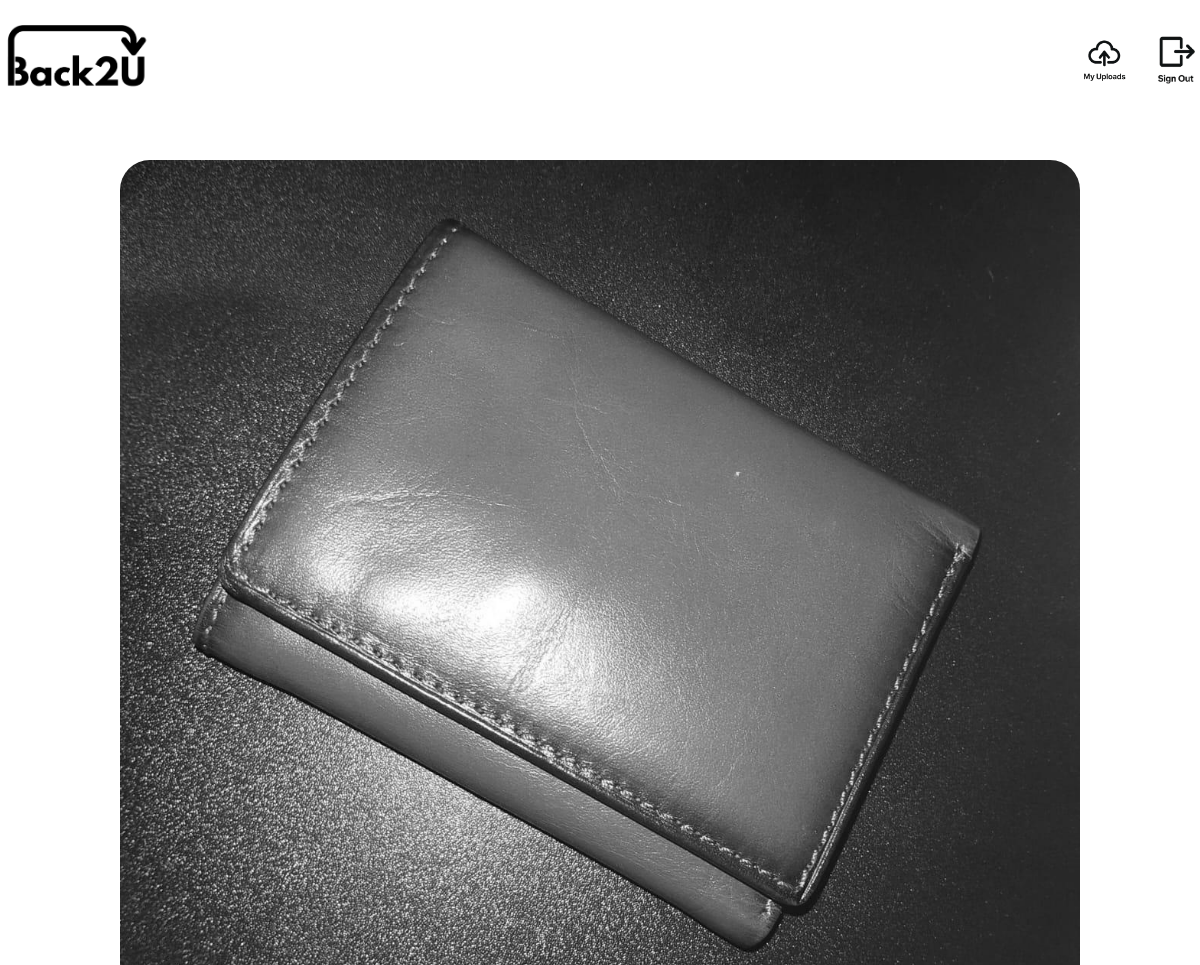
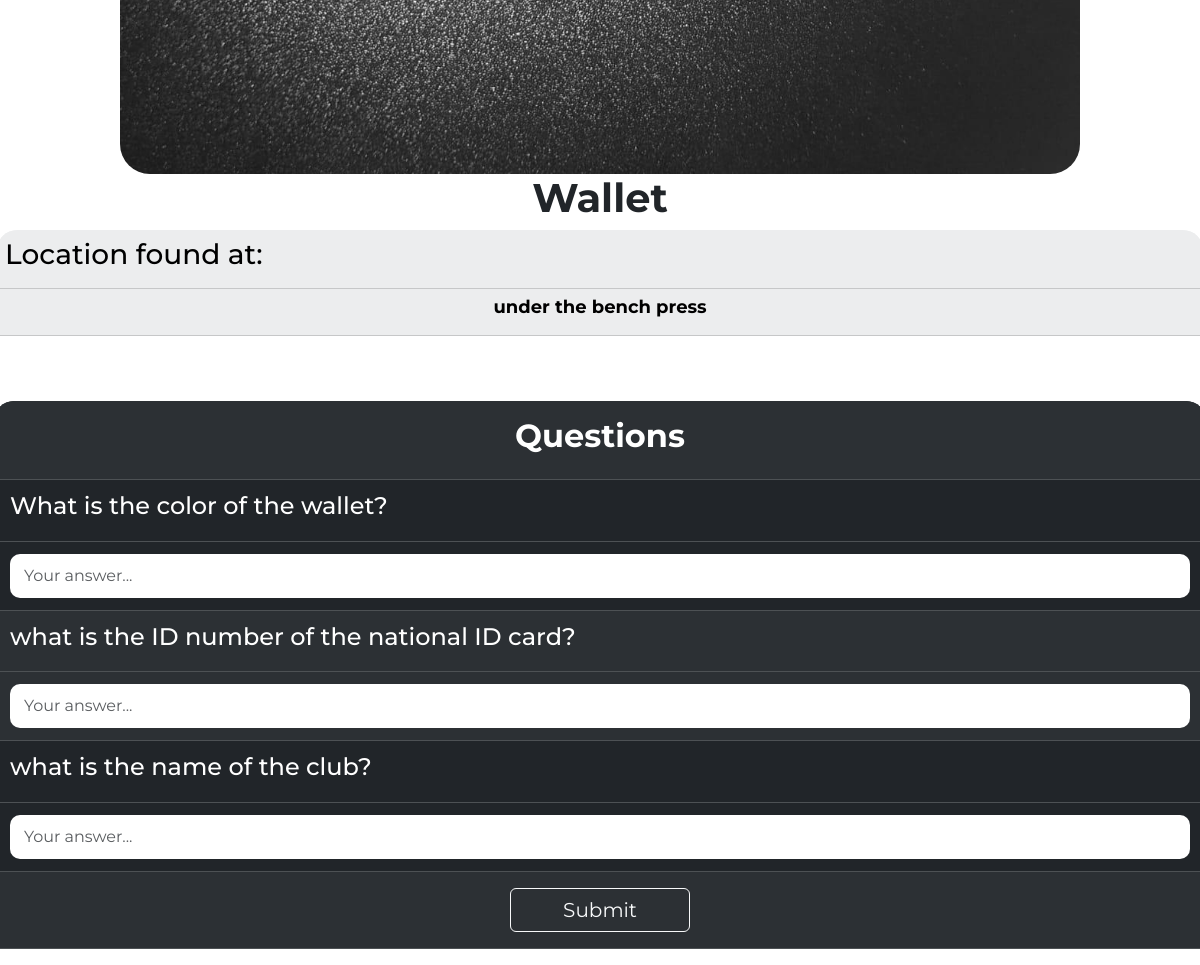
The page /viewingpage?item_id=2 (signed in) on the database its author committed (2 pictures, top to bottom).
### tables this page shows
CREATE TABLE items (
    id INTEGER PRIMARY KEY AUTOINCREMENT,
    user_id INTEGER,
    picture TEXT,
    title TEXT,
    location TEXT,
    description TEXT,
    question1 TEXT,
    question2 TEXT,
    question3 TEXT, answer1 TEXT, answer2 TEXT, answer3 TEXT,
    FOREIGN KEY(user_id) REFERENCES users(id)
);

### app.py (the view)
@app.route("/viewingpage", methods=["GET","POST"])
@login_required
def view():
    if request.method == "POST":
        item_id = request.args.get("item_id")
        row = db.execute("SELECT question1, question2, question3, answer1, answer2, answer3, title FROM items WHERE id = ?", item_id)
        if len(row) != 1:
            flash("Item removed")
            return redirect("/")
        q1 = request.form.get("Q1")
        q2 = request.form.get("Q2")
        q3 = request.form.get("Q3")
        raw_response = evaluate_answers_weighted_bonus(row[0]["title"] ,row[0]["question1"], row[0]["question2"], row[0]["question3"], row[0]["answer1"], row[0]["answer2"], row[0]["answer3"], q1, q2, q3, "gemini-3.5-flash-lite")
        phone_num = db.execute("SELECT phone_number FROM users WHERE id = ?", session["user_id"])
        response = json.loads(raw_response)
        score = response["final_score"]
        db.execute("INSERT INTO proposals (item_id, user_id, phone_number, answer1, answer2, answer3, response, numeric_score) VALUES (?,?,?,?,?,?,?, ?)", item_id, session["user_id"], phone_num[0]["phone_number"], q1, q2, q3, raw_response, score)
        flash("answers being reviewed")
        return redirect("/")
    else:
        item_info = db.execute("SELECT * FROM items WHERE id == ?", request.args.get("item_id"))
        return render_template("viewingpage.html", info = item_info)

### app.py (called while the page is built)
@app.after_request
def after_request(response):
    response.headers["Cache-Control"] = "no-cache, no-store, must-revalidate"
    response.headers["Expires"] = 0
    response.headers["Pragma"] = "no-cache"
    return response

### helpers.py (called while the page is built)
def login_required(f):
    @wraps(f)
    def decorated_function(*args, **kwargs):
        if session.get("user_id") is None:
            return redirect("/login")
        return f(*args, **kwargs)
    return decorated_function

### templates/viewingpage.html (shortened to what this page needs)
{% extends "layout.html" %}
{% block main %}
<div class = "itemm-div">
    <img src = "static/uploads/{{info[0]['picture']}}" class = "itemm_img">
    <div class = "description-itemm">
        <h1 style = "font-weight: bold;"> {{info[0]['title']}} </h1>
        <table class="table table-light table-striped table-hover qtable">
        <tr style="display: flex; flex-direction: column;">
                <td> <h3> Location found at: </h3> </td>
                <td style="text-align: center;"> <h1 style = "font-weight: bold; font-size: large;"> {{info[0]['location']}} </h1> </td>
        </tr>
        </table>
        <form method="post" class="itemm_form style" style="width: 100%;">
            <table class="table table-dark table-striped table-hover qtable">
                {% if info[0]["question1"] or info[0]["question2"] or info[0]["question3"] %}
                <tr>
                    <td colspan="2" class="text-center py-3">
                        <h2 style="font-weight: bold;">Questions</h2>
                    </td>
                </tr>
                {% endif %}
                {% if info[0]["question1"] %}
                <tr class="itemm_q">
                    <td><label for="Q1"><h4>{{ info[0]["question1"] }}</h4></label></td>
                    <td><input type="text" name="Q1" class="form-control" placeholder="Your answer..."></td>
                </tr>
                {% endif %}
                {% if info[0]["question2"] %}
                <tr class="itemm_q">
                    <td><label for="Q2"><h4>{{ info[0]["question2"] }}</h4></label></td>
                    <td><input type="text" name="Q2" class="form-control" placeholder="Your answer..."></td>
                </tr>
                {% endif %}
                {% if info[0]["question3"] %}
                <tr class="itemm_q">
                    <td><label for="Q3"><h4>{{ info[0]["question3"] }}</h4></label></td>
                    <td> <input type="text" name="Q3" class="form-control" placeholder="Your answer..."></td>
                </tr>
                {%endif%}
                {% if info[0]["question1"] or info[0]["question2"] or info[0]["question3"] %}
                <tr>
                    <td colspan="2" class="text-center py-3">
                        <button class="btn btn-outline-light" type="submit" style="font-size: 20px; width: 180px;">Submit</button>
                    </td>
                </tr>
                {% endif %}
            </table>
        </form>
    </div>
</div>
{% endblock %}

### static/styles.css (style rules this page uses)
body { background: white; font-family: 'Montserrat', sans-serif; font-weight: bold; overflow-x: hidden; user-select: none; -webkit-user-select: none; -moz-user-select: none; -ms-user-select: none; }
.itemm-div { display: flex; flex-direction: row; width: 100%; justify-content: space-between; }
.itemm-div table { border-top-left-radius: 20px; border-bottom-left-radius: 20px; overflow: hidden; }
.itemm_img { height: auto; width: 40%; border-top-right-radius: 60px; border-bottom-right-radius: 60px; }
.description-itemm { width: 59%; display: flex; flex-direction: column; align-items: center; }
.itemm_q td { padding: 12px 16px; vertical-align: middle; }
.itemm_q td input { width: 100%; padding: 10px 14px; border-radius: 10px; border: none; font-size: 16px; }
@media (max-width: 1200px) { .itemm-div { display: flex; flex-direction: column; width: 100%; align-content: center; align-items: center; } }
@media (max-width: 1200px) { .itemm_q { display: flex; flex-direction: column; } }
@media (max-width: 1200px) { .itemm_img { height: auto; width: 80%; border-radius: 30px; } }
@media (max-width: 1200px) { .description-itemm { width: 100.5%; } }
@media (max-width: 1200px) { .itemm_form { min-width: 100.5%; } }
@media (max-width: 1200px) { .itemm-div table { border-top-left-radius: 20px; border-top-right-radius: 20px; border-bottom-left-radius: 0px; overflow: hidden; } }

### rows shown on the page
items: picture (picture), title "Wallet", location "under the bench press", question1 "What is the color of the wallet?", question2 "what is the ID number of the national ID card?", question3 "what is the name of the club?"
